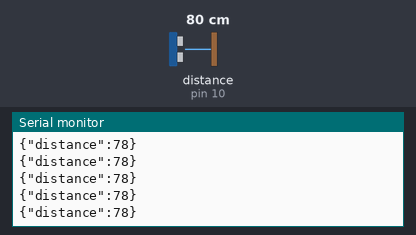
Recording of a sketch running on a simulated Arduino Uno, built with avr-gcc and run on an emulated ATmega328P. Parts: the last lines printed to the serial monitor. Wiring (inferred from the names in the program): ultrasonic range finder: trigger pin 9; echo pin 10. Inputs (shaded band) come from the test bench; at power-on: distance to the obstacle (sensor on pin 10) 80 cm. The echo pulse lasts 58.3 µs per cm.

Above: at 1.2 s.
1.3 s: distance to the obstacle (sensor on pin 10) set to 299 cm
At 1.62 s:
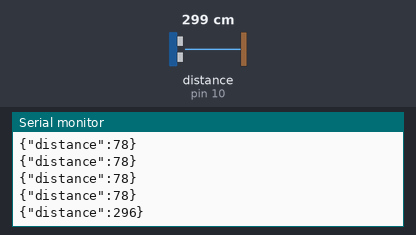
4.3 s: distance to the obstacle (sensor on pin 10) set to 2 cm
At 4.45 s:
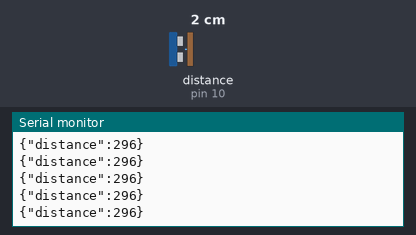
Timing chart, 0 to 7.3 s (numbered marks = the images above; inputs shaded):
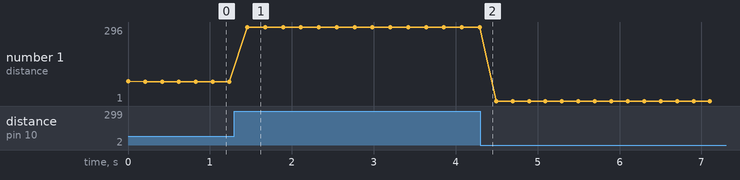

The sketch:

uno_slave.ino
```cpp
/* #05 UNO UART MQTT Bridge — UNO slave publishing Serial JSON for ESP32 gateway */
const int TRIG=9,ECHO=10;
long readDistanceCm() {
  digitalWrite(TRIG,LOW);delayMicroseconds(2);digitalWrite(TRIG,HIGH);delayMicroseconds(10);digitalWrite(TRIG,LOW);
  long us=pulseIn(ECHO,HIGH,30000); return us<=0?-1:us*0.034/2;
}
void setup() { pinMode(TRIG,OUTPUT); pinMode(ECHO,INPUT); Serial.begin(9600); }
void loop() { long d=readDistanceCm(); Serial.print("{\"distance\":"); Serial.print(d); Serial.println("}"); delay(200); }
```

Measured:
- after the input at 1.3 s, the serial monitor: prints a new line after 0.16 s (image 1)
- plotted number 1: 78 → 296 after the input at 1.3 s, 296 → 1 after the input at 4.3 s
